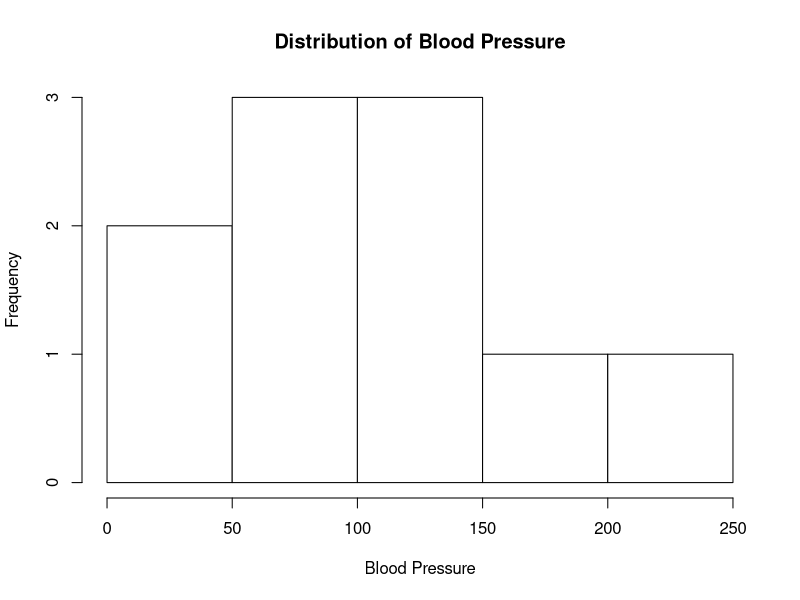
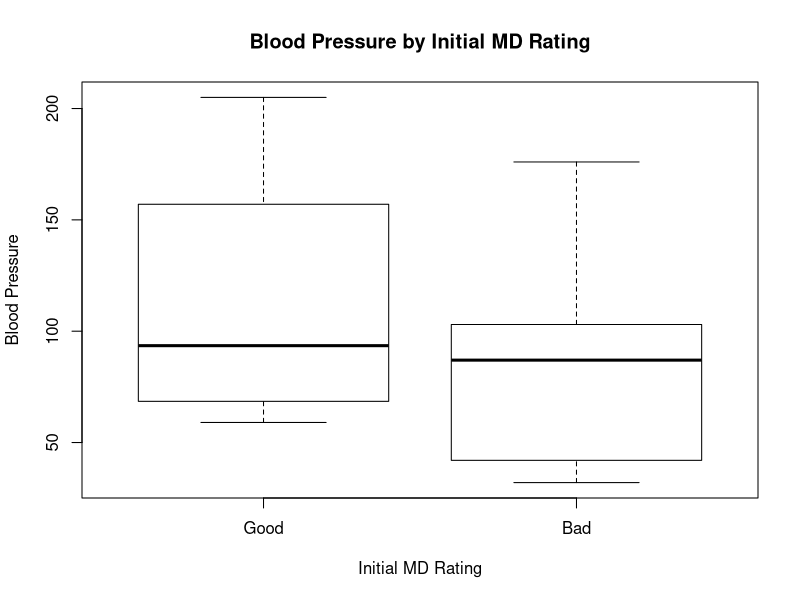
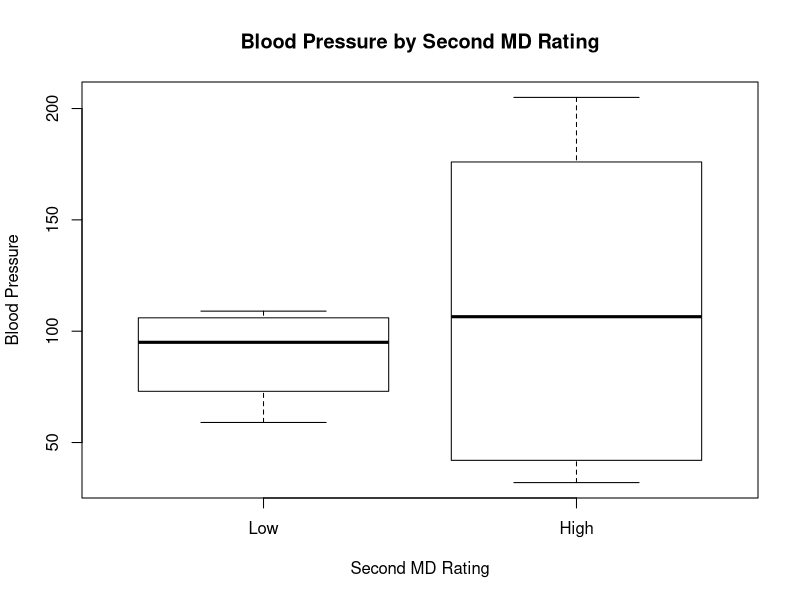
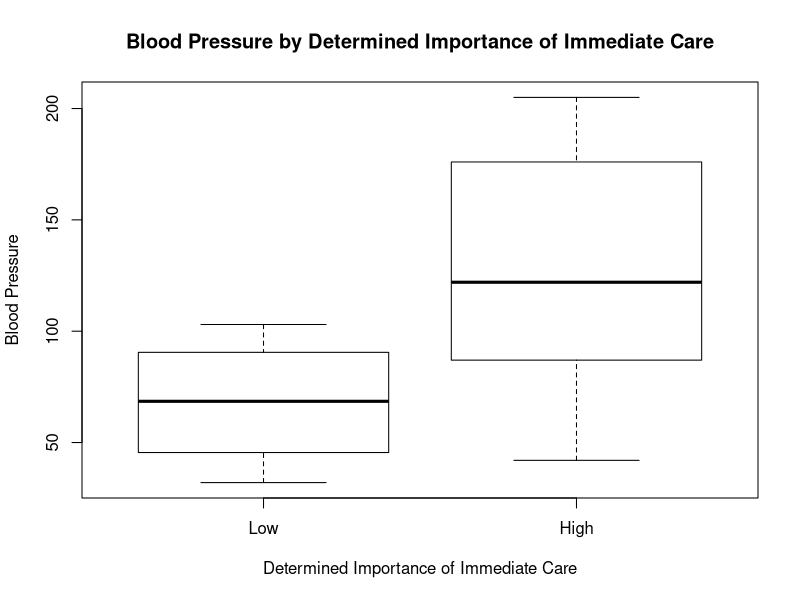

These figures' R source, in order:
## ---- chunk 1
data <- data.frame(
  frequency = c(0.6, 0.3, 0.4, 0.4, 0.2, 0.6, 0.3, 0.4, 0.9, 0.2),
  BP = c(103, 87, 32, 42, 59, 109, 78, 205, 135, 176),
  first_rating = c(1, 1, 1, 1, 0, 0, 0, 0, NA, 1), # 1 = bad, 0 = good
  second_rating = c(0, 0, 1, 1, 0, 0, 1, 1, 1, 1), # 1 = high, 0 = low
  decision = c(0, 1, 0, 1, 0, 1, 0, 1, 1, 1)) # 1 = high priority, 0 = low priority
## ---- chunk 2
hist(data$BP, 
     main = "Distribution of Blood Pressure",
     xlab = "Blood Pressure",
     col = "white")

mean(data$BP)
sd(data$BP)
## ---- chunk 3
boxplot(BP ~ first_rating, data = data,
        main = "Blood Pressure by Initial MD Rating", 
        xlab = "Initial MD Rating",
        ylab = "Blood Pressure",
        col = "white",
        names = c("Good", "Bad"))

## ---- chunk 4
boxplot(BP ~ second_rating, data = data,
        main = "Blood Pressure by Second MD Rating", 
        xlab = "Second MD Rating",
        ylab = "Blood Pressure",
        col = "white",
        names = c("Low", "High"))
## ---- chunk 5
boxplot(BP ~ decision, data = data,
        main = "Blood Pressure by Determined Importance of Immediate Care", 
        xlab = "Determined Importance of Immediate Care",
        ylab = "Blood Pressure",
        col = "white",
        names = c("Low", "High"))
